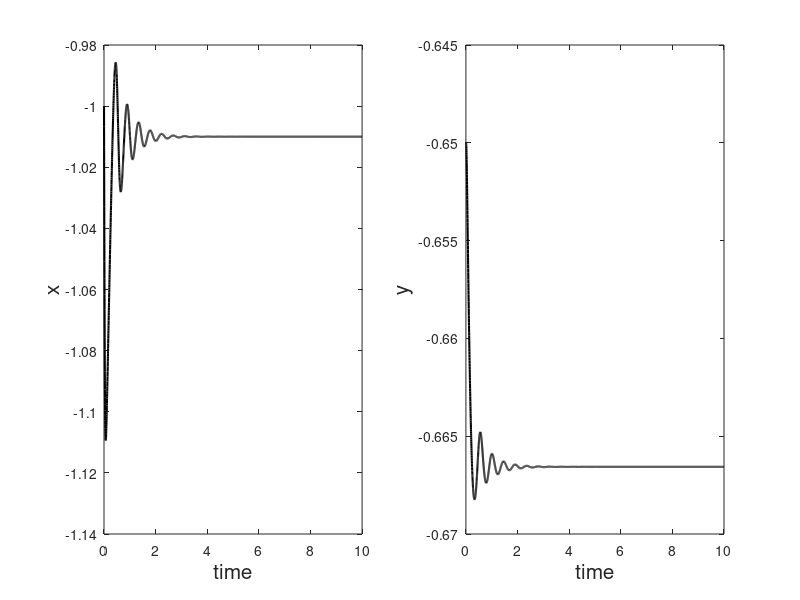
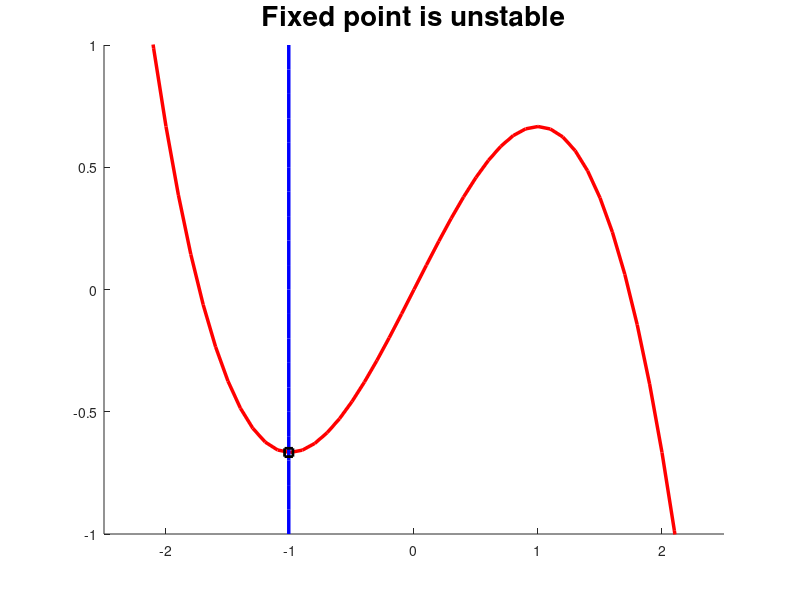
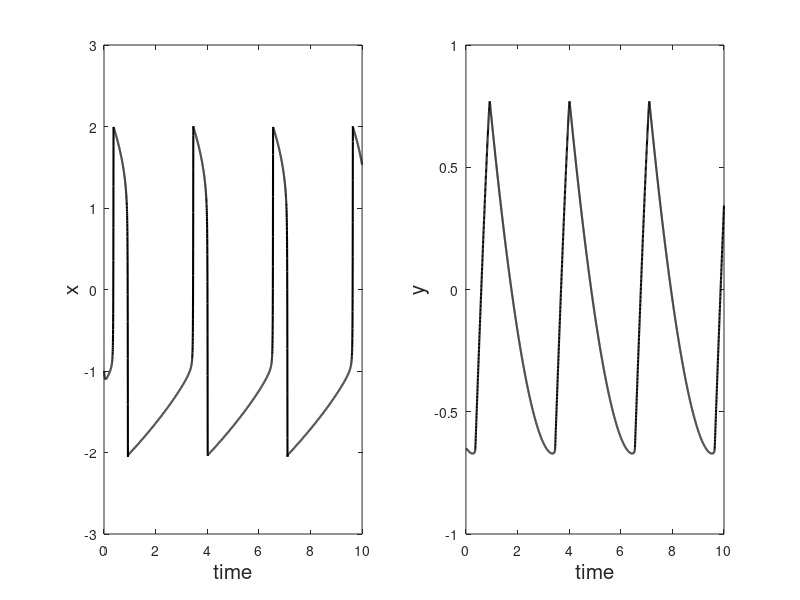
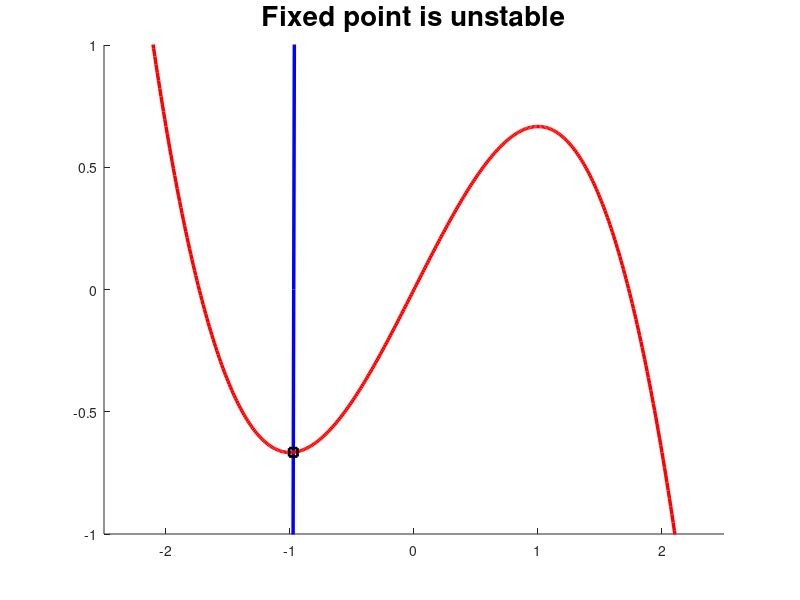

Source code (MATLAB) for these figures, in order:
close all;

% simple FitzHugh-Naguma Model - nullcline analysis
a=1.01;
eps=0.005;

xlimit=2.5;
ylimit=1;
x=-xlimit:0.1:xlimit;
y=x-x.^3/3;
yy=-ylimit:0.1:ylimit;
xx=-a*ones(1,length(yy));

lambda(1)= (1-a^2 + sqrt( (1-a^2)^2-4*eps) )/(2*eps);
lambda(2)= (1-a^2 - sqrt( (1-a^2)^2-4*eps) )/(2*eps);

dt=0.002;
t0=0;
tf=10;
t=t0:dt:tf;
N=length(t);

xt=zeros(1,N);
yt=zeros(1,N);
xt(1)=-1;
yt(1)=-.65;

for i=1:N-1
   xt(i+1)=xt(i)+(xt(i)-xt(i)^3/3-yt(i))*dt/eps;
   yt(i+1)=yt(i)+(xt(i)+a)*dt;
end

figure(1)
subplot(1,2,1)
plot(t,xt,'k','LineWidth',1.5)
xlabel('time','FontSize',15)
ylabel('x','FontSize',15)
subplot(1,2,2)
plot(t,yt,'k','LineWidth',1.5)
xlabel('time','FontSize',15)
ylabel('y','FontSize',15)

figure(2)
hold on
axis([-xlimit xlimit -ylimit ylimit])
plot(x,y, 'r', 'LineWidth', 2.5)
plot(xx,yy, 'b', 'LineWidth', 2.5)
if lambda < 0
plot(-a, -a+a^3/3, 'ok', 'LineWidth',4)
title('Fixed point is stable', 'FontSize',20)
else
    plot(-a, -a+a^3/3, 'sk', 'LineWidth',2)
    title('Fixed point is unstable', 'FontSize',20)
end
hold off

% extended FitzHugh-Nagumo Model

a1=0.97;
eps1=0.005;
gamma=0.005;

x_limit=2.5;
y_limit=1;
xE=-x_limit:0.01:x_limit;
yE=(xE+a1)./gamma;
yE2=(xE-xE.^3/3);

xT=zeros(1,N);
yT=xT;
xT(1)=-1;
yT(1)=-0.65;

for i=1:N-1
   xT(i+1)=xT(i)+(xT(i)-xT(i)^3/3-yT(i))*dt/eps1; 
   yT(i+1)=yT(i)+(xT(i)-gamma*yT(i)+a1)*dt;
end

figure(3)
subplot(1,2,1)
plot(t,xT,'k','LineWidth',1.5)
xlabel('time','FontSize',15)
ylabel('x','FontSize',15)
subplot(1,2,2)
plot(t,yT,'k','LineWidth',1.5)
xlabel('time','FontSize',15)
ylabel('y','FontSize',15)

% intersection of nullclines
b0=-2;
b = fsolve(@(b)(-a1/gamma+ (1-1/gamma)*b - b^3/3 ), b0);
c = (b+a1)/gamma;

lambda1(1)= ((1-b^2-gamma*eps1) + sqrt((1-b^2-gamma*eps1)^2 - 4*(gamma*eps1*b^2 + eps1 - gamma*eps1)  ) )/2;
lambda1(2)= ((1-b^2-gamma*eps1) - sqrt((1-b^2-gamma*eps1)^2 - 4*(gamma*eps1*b^2 + eps1 - gamma*eps1)  )) /2;

figure(4)
hold on
plot(xE,yE,'b', 'LineWidth', 2.5)
plot(xE,yE2, 'r', 'LineWidth', 2.5)
if lambda1 <0 
    plot(b,c, 'ok', 'LineWidth',4)
    title('Fixed point is stable', 'FontSize',20)
else
    plot(b,c, 'sk', 'LineWidth',2)
    title('Fixed point is unstable', 'FontSize',20)
end
    
    axis([-x_limit x_limit -y_limit y_limit])
hold off